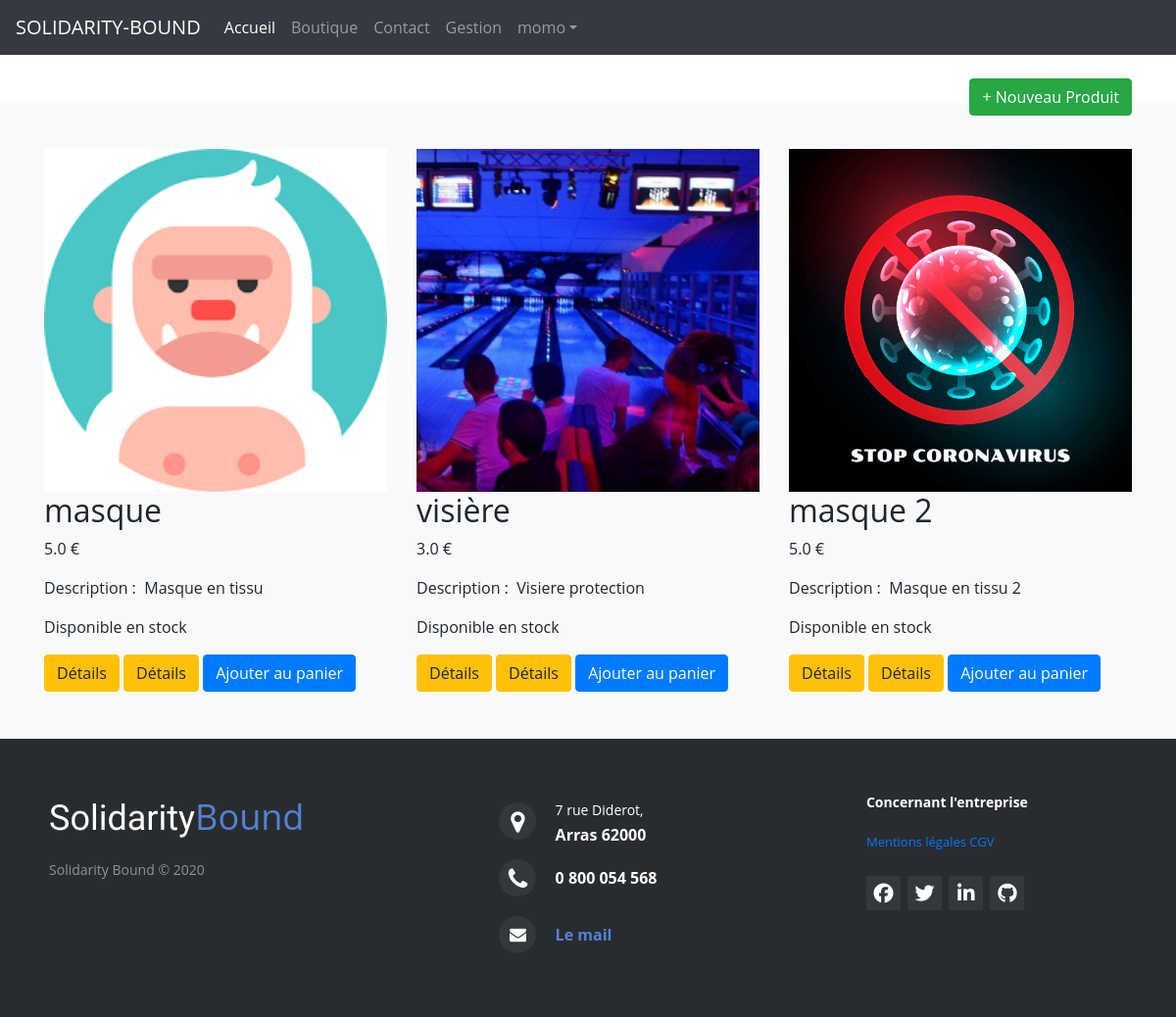
The page /boutique (signed in) on the database its author committed.
### models.py (models this page shows, shortened)
class User(UserMixin, db.Model):
    __tablename__ = 'users'
    id = db.Column(db.Integer, primary_key=True)
    name = db.Column(db.String(50), nullable=False)
    location = db.Column(db.String(50))
    email = db.Column(db.String(100), unique=True, nullable=False)
    password = db.Column(db.String(100), nullable=False)
    role_id = db.Column(db.Integer, db.ForeignKey('roles.id'))
    date_created = db.Column(db.DateTime, default=datetime.now())

class Product(db.Model):
    __tablename__ = 'products'
    __table_args__ = {'extend_existing': True}
    id = db.Column(db.Integer, primary_key=True)
    name = db.Column(db.String(50), nullable=False)
    description = db.Column(db.String(64), nullable=False)
    image = db.Column(db.String(500), nullable=False)
    price = db.Column(db.Float, nullable=False)
    quantity = db.Column(db.Integer, nullable=False)
    inStock = db.Column(db.Boolean, nullable=True)
    cart = db.relationship('Cart', backref='product')
    comments = db.relationship('Comment', backref='product', lazy=True)

### app.py (the view, shortened to what this page needs)
    @app.route('/boutique', methods=['GET', 'POST'])
    def boutique():
        form = AddProduct()
        all_products = Product.query.all()
        role_admin = 2
        return render_template('boutique.html', products=all_products, form=form, user=current_user,
                               role_admin=role_admin)

### templates/boutique.html (shortened to what this page needs)
{% extends 'base.html' %}
{% block body %}
    <div class="container">
        {% if current_user.is_authenticated %}
                    {% if user.role_id == role_admin %}
                        <br>
         <a style="display:inline" class="btn btn-success float-right" href="/boutique/new">+ Nouveau Produit</a>
        {% endif %}
            {% endif %}
    </div>
    <br>
    <div class="album py-5 bg-light">
      <div class="container">
        <div class="row">
    {% for product in products %}
          <div class="col-md-4 col-xs-12">
                <div class="serv">
                     <img class="img-fluid" width="100%" height="225" src="{{ url_for('static', filename='img/uploads/')}}{{ product.image }}" alt="image" />
                     <h2>{{ product.name }}</h2>
                    <p style="white-space: pre-wrap">{{ product.price }} €</p>
                     <p style="white-space: pre-wrap">Description :  {{product.description }}</p>
                    <p style="white-space: pre-wrap">{% if product.quantity>0 %}Disponible en stock {% endif %} </p>
                    <a class="btn btn-warning" href="#">Détails</a>
                    <a class="btn btn-warning" href="/boutique/{{product.id}}">Détails</a>
                   <a class="btn btn-primary" href="/boutique/ajout/{{product.id}}">Ajouter au panier</a>
                </div>
         </div>
    {% endfor %}
        </div>
      </div>
    </div>
{% endblock %}

### templates/base.html (shortened to what this page needs)
<!DOCTYPE html>
<html lang="en">
<head>
    <link rel="stylesheet" href="https://cdnjs.cloudflare.com/ajax/libs/font-awesome/5.13.0/css/all.min.css">
    <link href="{{url_for('static', filename = 'css/detail.css')}}" rel="stylesheet" />
    <link rel="stylesheet" href="https://stackpath.bootstrapcdn.com/bootstrap/4.4.1/css/bootstrap.min.css">
    <link rel="stylesheet" href="./static/css/stylehome.css">
	<link rel="stylesheet" href="http://maxcdn.bootstrapcdn.com/font-awesome/4.2.0/css/font-awesome.min.css">
</head>
<body>
      <nav class="navbar navbar-expand-lg navbar-dark bg-dark" style="background-color: #e3f2fd;">
    <a class="navbar-brand" href="#">SOLIDARITY-BOUND</a>
    <div class="collapse navbar-collapse" id="navbarColor03">
      <ul class="navbar-nav mr-auto">
        <li class="nav-item active">
          <a class="nav-link" href="/">Accueil <span class="sr-only">(current)</span></a>
        </li>
        <li class="nav-item">
          <a class="nav-link" href="/boutique">Boutique</a>
        </li>
        <li class="nav-item">
          <a class="nav-link" href="#">Contact</a>
        </li>
            {% if current_user.is_authenticated %}
                <li class="nav-item">
          <a class="nav-link" href="/admin">Gestion </a>
        </li>
               <li class="nav-item dropdown" >
            <a class="nav-link dropdown-toggle" href="http://example.com" id="dropdown03" data-toggle="dropdown" aria-haspopup="true" aria-expanded="false">{{ current_user.name }}</a>
          </li>
      {% endif %}
      </ul>
    </div>
      </nav>
    <div class="">
    {% block body %}
    {% endblock %}
        </div>
    <footer class="footer-distributed">
		<div class="footer-left">
		    <h3>Solidarity<span>Bound</span></h3>
		    <p class="footer-company-name">Solidarity Bound &copy; 2020</p>
		</div>
		<div class="footer-center">
            <div>
                <i class="fa fa-map-marker"></i>
		        <p><span>7 rue Diderot,</span> Arras 62000</p>
		    </div>
		    <div>
		        <i class="fa fa-phone"></i>
		        <p>0 800 054 568</p>
		    </div>
		    <div>
		        <i class="fa fa-envelope"></i>
		        <p><a href="#">Le mail </a></p>
		    </div>
		</div>
		<div class="footer-right">
            <p class="footer-company-about">
                <span>Concernant l'entreprise</span>
                <a href="#">Mentions légales</a>
                <a href="#">CGV</a>
		    </p>
		    <div class="footer-icons">
		        <a href="#"><i class="fa fa-facebook"></i></a>
		        <a href="#"><i class="fa fa-twitter"></i></a>
		        <a href="#"><i class="fa fa-linkedin"></i></a>
		        <a href="#"><i class="fa fa-github"></i></a>
		    </div>
		</div>
		</footer>
</body>
</html>

### static/css/detail.css (style rules this page uses)
* { margin: 0; padding: 0; font-family: "Open Sans",sans-serif; box-sizing: border-box; }
body { margin-top: 150px; background: #7ed6df; transition: 0.6s linear; }

### static/css/stylehome.css (style rules this page uses)
body { font-family: "Lucida Sans"; margin:0; padding: 0; min-height: 100vh; display: flex; flex-direction: column; }
footer { position: relative; bottom: 0; }
.footer-distributed { background-color: #292c2f; box-shadow: 0 1px 1px 0 rgba(0, 0, 0, 0.12); box-sizing: border-box; width: 100%; text-align: left; font: bold 16px sans-serif; margin-top: auto; padding: 55px 50px; }
.footer-distributed .footer-left, .footer-distributed .footer-center, .footer-distributed .footer-right { display: inline-block; vertical-align: top; }
.footer-distributed .footer-left { width: 40%; }
.footer-distributed h3 { color: #ffffff; font: normal 36px 'Cookie', cursive; margin: 0; }
.footer-distributed h3 span { color: #5383d3; }
.footer-distributed .footer-company-name { color: #8f9296; font-size: 14px; font-weight: normal; margin: 0; }
.footer-distributed .footer-center { width: 35%; }
.footer-distributed .footer-center i { background-color: #33383b; color: #ffffff; font-size: 25px; width: 38px; height: 38px; border-radius: 50%; text-align: center; line-height: 42px; margin: 10px 15px; vertical-align: middle; }
.footer-distributed .footer-center i.fa-envelope { font-size: 17px; line-height: 38px; }
.footer-distributed .footer-center p { display: inline-block; color: #ffffff; vertical-align: middle; margin:0; }
.footer-distributed .footer-center p span { display:block; font-weight: normal; font-size:14px; line-height:2; }
.footer-distributed .footer-center p a { color: #5383d3; text-decoration: none;; }
.footer-distributed .footer-right { width: 20%; }
.footer-distributed .footer-company-about { line-height: 20px; color: #92999f; font-size: 13px; font-weight: normal; margin: 0; }
.footer-distributed .footer-company-about span { display: block; color: #ffffff; font-size: 14px; font-weight: bold; margin-bottom: 20px; }
.footer-distributed .footer-icons { margin-top: 25px; }
.footer-distributed .footer-icons a { display: inline-block; width: 35px; height: 35px; cursor: pointer; background-color: #33383b; border-radius: 2px; font-size: 20px; color: #ffffff; text-align: center; line-height: 35px; margin-right: 3px; margin-bottom: 5px; }

### rows shown on the page
User: name "momo"
Product: image (picture), name "masque", price "5.0", description "Masque en tissu", quantity "Disponible en stock"
Product: image (picture), name "visière", price "3.0", description "Visiere protection", quantity "Disponible en stock"
Product: image (picture), name "masque 2", price "5.0", description "Masque en tissu 2", quantity "Disponible en stock"
